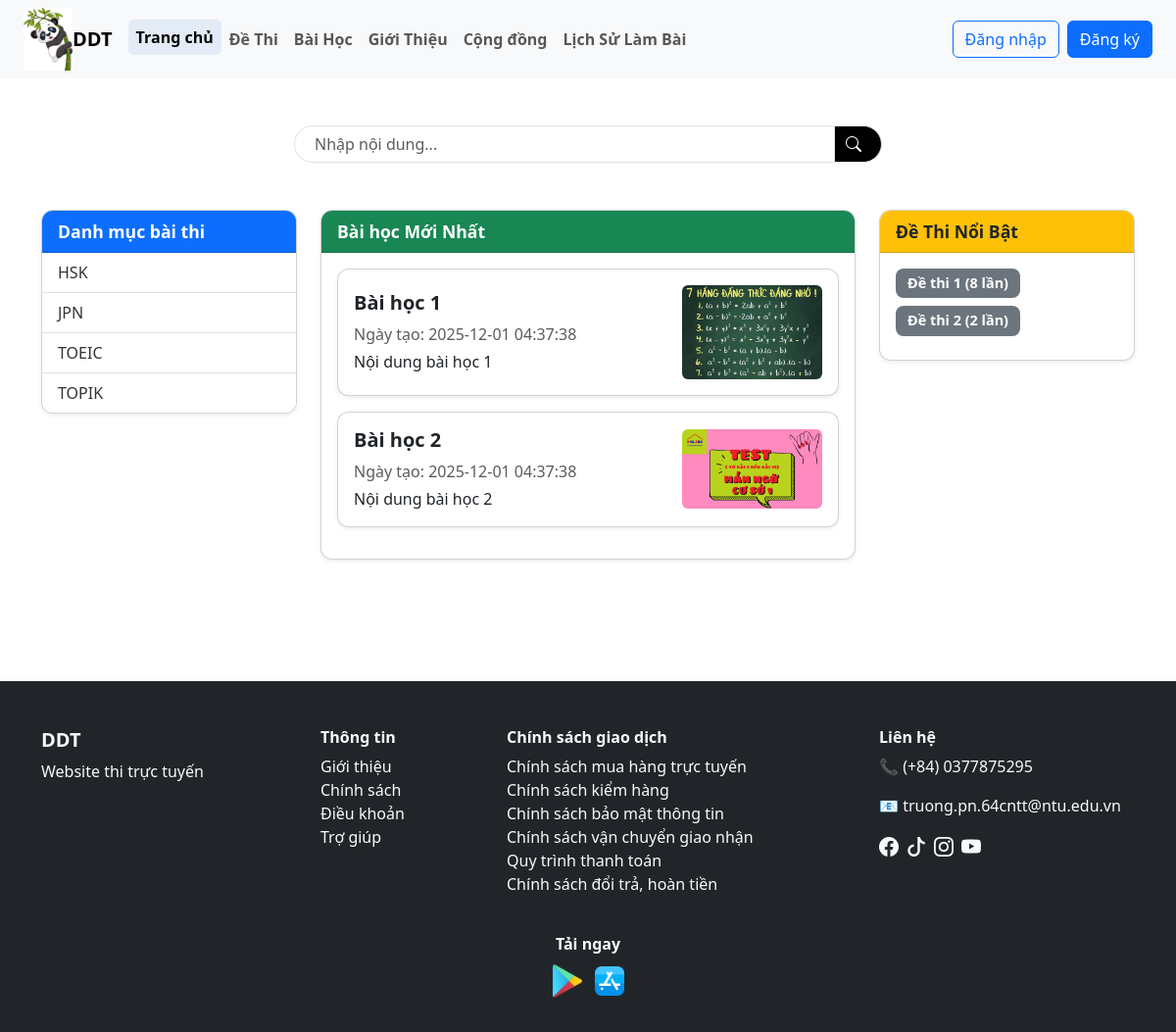
Page /user/index.php on the earlier database version.
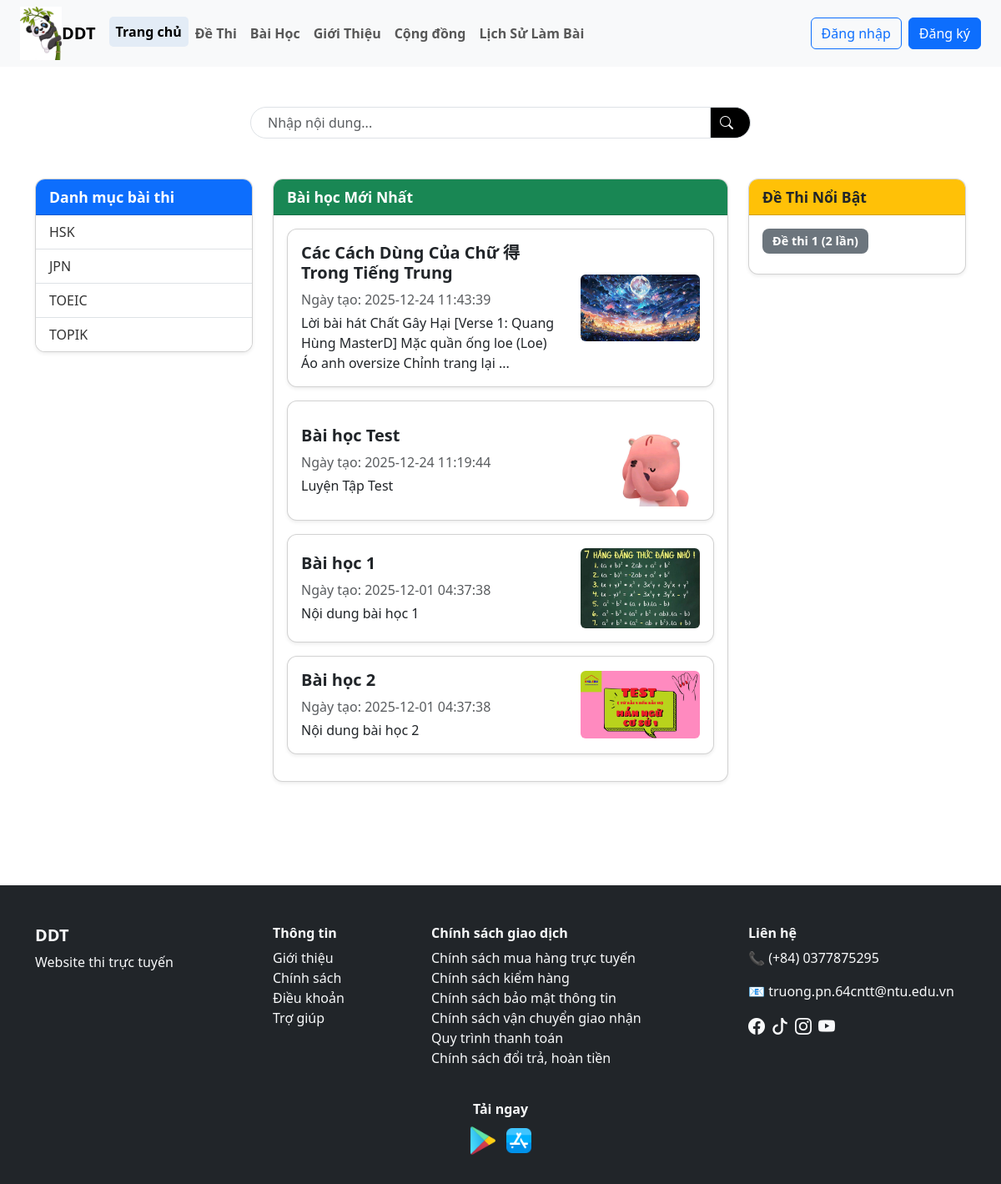
Same page on the later database version.
### tables this page shows
CREATE TABLE `danh_muc_de_thi` (
  `id` int(11) NOT NULL,
  `ten_danh_muc` varchar(100) NOT NULL,
  `mo_ta` text DEFAULT NULL
);

CREATE TABLE `bai_hoc` (
  `id` varchar(10) NOT NULL,
  `tieu_de` varchar(255) NOT NULL,
  `noi_dung` text DEFAULT NULL,
  `anh_bai_hoc` varchar(255) DEFAULT NULL,
  `link_bai_hoc` varchar(255) DEFAULT NULL,
  `ngay_tao` datetime DEFAULT current_timestamp(),
  `id_danh_muc` int(11) DEFAULT NULL
);

### user/index.php (the view)
<?php
include("./header.php");
$sql = "SELECT * FROM danh_muc_de_thi ORDER BY ten_danh_muc ASC";
$result = mysqli_query($dbc, $sql);
$sql_bai_hoc = "SELECT * FROM bai_hoc ORDER BY ngay_tao DESC";
$result_bai_hoc = mysqli_query($dbc, $sql_bai_hoc);
?>
<form action="tim_kiem.php" method="GET">
    <div class="d-flex justify-content-center my-5">
        <div class="input-group search-box" style="max-width: 600px;">
            <input type="text" name="q" class="form-control" placeholder="Nhập nội dung..." required>
            <button class="input-group-text bg-black text-white border-start-0" type="submit">
                <i class="bi bi-search me-2"></i>
            </button>
        </div>
    </div>
</form>
<div class="container my-5">
    <div class="row">
        <div class="col-md-3 mb-4">
            <div class="card shadow-sm">
                <div class="card-header bg-primary text-white">Danh mục bài thi</div>
                <ul class="list-group list-group-flush">
                    <?php if(mysqli_num_rows($result) > 0): ?>
                    <?php while($row = mysqli_fetch_assoc($result)): ?>
                    <li class="list-group-item">
                        <a href="./bai_thi_theo_muc.php?id_dm=<?= $row['id'] ?>">
                            <?= $row['ten_danh_muc'] ?>
                        </a>
                    </li>
                    <?php endwhile; ?>
                    <?php else: ?>
                    <li class="list-group-item">Không có danh mục nào.</li>
                    <?php endif; ?>
                </ul>
            </div>
        </div>
        <div class="col-md-6 mb-4">
            <div class="card shadow-sm">
                <div class="card-header bg-success text-white">Bài học Mới Nhất</div>
                <div class="card-body">
                    <?php if(mysqli_num_rows($result_bai_hoc) > 0): ?>
                    <?php while($row = mysqli_fetch_assoc($result_bai_hoc)): ?>
                    <a href="./chi_tiet_bai_hoc.php?id_bh=<?= $row['id'] ?>" class="text-decoration-none text-dark">
                        <div class="card mb-3 shadow-sm lesson-card">
                            <div class="card-body">
                                <div class="row align-items-center">
                                    <div class="col-8">
                                        <h5 class="card-title fw-bold"><?= $row['tieu_de'] ?></h5>
                                        <p class="text-muted mb-1">Ngày tạo: <?= $row['ngay_tao'] ?></p>
                                        <p class="card-text">
                                            <?= mb_strlen($row['noi_dung']) > 120
                                                ? mb_substr($row['noi_dung'], 0, 120,) . '...'
                                                : $row['noi_dung'] ?>
                                        </p>
                                    </div>
                                    <div class="col-4 text-end">
                                        <?php if(!empty($row['anh_bai_hoc'])): ?>
                                        <img src="./image_baihoc/<?= $row['anh_bai_hoc'] ?>"
                                            alt="<?= $row['tieu_de'] ?>" class="img-fluid rounded"
                                            style="max-height: 110px; object-fit: cover;">
                                        <?php endif; ?>
                                    </div>
                                </div>
                            </div>
                        </div>
                    </a>
                    <?php endwhile; ?>
                    <?php else: ?>
                    <p>Hiện chưa có bài học nào.</p>
                    <?php endif; ?>
                </div>
            </div>
        </div>
        <?php
            $sql_top = "
                SELECT d.ten_de_thi, k.id_de_thi, COUNT(*) AS so_lan_lam
                FROM ket_qua_thi k
                JOIN de_thi d ON k.id_de_thi = d.id
                GROUP BY k.id_de_thi, d.ten_de_thi
                ORDER BY so_lan_lam DESC
                LIMIT 5
            ";
            $rs_top = mysqli_query($dbc, $sql_top);
        ?>
        <div class="col-md-3 mb-4">
            <div class="card shadow-sm">
                <div class="card-header bg-warning text-dark">Đề Thi Nổi Bật</div>
                <div class="card-body">
                    <?php while($row = mysqli_fetch_assoc($rs_top)): ?>
                    <a href="chi_tiet_de_thi.php?id=<?= $row['id_de_thi'] ?>" class="text-decoration-none">
                        <span class="badge bg-secondary mb-2 d-inline-block">
                            <?= htmlspecialchars($row['ten_de_thi']) ?> (<?= $row['so_lan_lam'] ?> lần)
                        </span>
                    </a>
                    <?php endwhile; ?>
                </div>
            </div>
        </div>
    </div>
</div>
<?php include("./footer.php"); ?>

Differences in the rows shown:
added bai_hoc: tieu_de "Các Cách Dùng Của Chữ 得 Trong Tiếng Trung", ngay_tao "2025-12-24 11:43:39", noi_dung "Lời bài hát Chất Gây Hại [Verse 1: Quang Hùng MasterD] Mặc quần ống loe (Loe) Áo anh oversize Chỉnh trang lại", anh_bai_hoc (picture)
added bai_hoc: tieu_de "Bài học Test", ngay_tao "2025-12-24 11:19:44", noi_dung "Luyện Tập Test", anh_bai_hoc (picture)
Other differences:
new list line: "Đề thi 1 ( 2 lần)"
list line gone: "Đề thi 1 ( 8 lần)"
list line gone: "Đề thi 2 ( 2 lần)"
